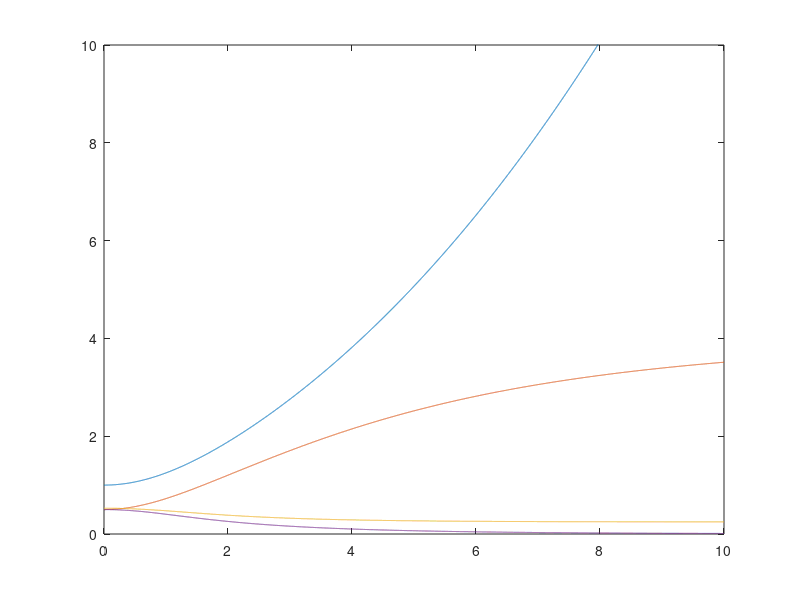

Source code (MATLAB):
#!/usr/bin/octave -q



a = 0;
b = 10;

x0 = [1;0.5;0.52721;0.5];

% Numero de intervalos

n = 10000;

% Inicializamos con los datos anteriores

h = ( b - a ) / n;
t = a;
x = x0;

% T y X son arrays que contienen cada valor de t y x calculado.  
% No son necesarios para conseguir la solucion final, pero son usados
% para producir el plot de la curva.

T = t;
X = x;
U = x(1);
V = x(2);
P = x(3);
Q = x(4);

% Empezamos la iteracion.

for i = 1 : n

  u = x(1);
  v = x(2);
  p = x(3);
  q = x(4);


  x(1) = u + h * t * p;
  x(2) = v + h * t * q;
  x(3) = p + h * t * ((-2*v*p*q)/(1+v^2+u^2));
  x(4) = q + h * t * ((-2*u*p*q)/(1+v^2+u^2));

  % At this point x contains the value x(t+h) so we need to compute the
  % new t value.  This could be done with either t = t+h or the form below.
  % The from below is preferred to avoid accumulated roundoff error from
  % the repeated addition of h.

  t = a + i * h;

  % Guardamos los valores de. t y las funciones para el plotting.

  T = [ T, t ];
  X = [ X, x ];
  U = [ U, x(1) ];
  V = [ V, x(2) ];
  P = [ P, x(3) ];
  Q = [ Q, x(4) ];
    
end;

% Graficamos las funciones

plot(T,X);
axis([0 10 0 10]);
